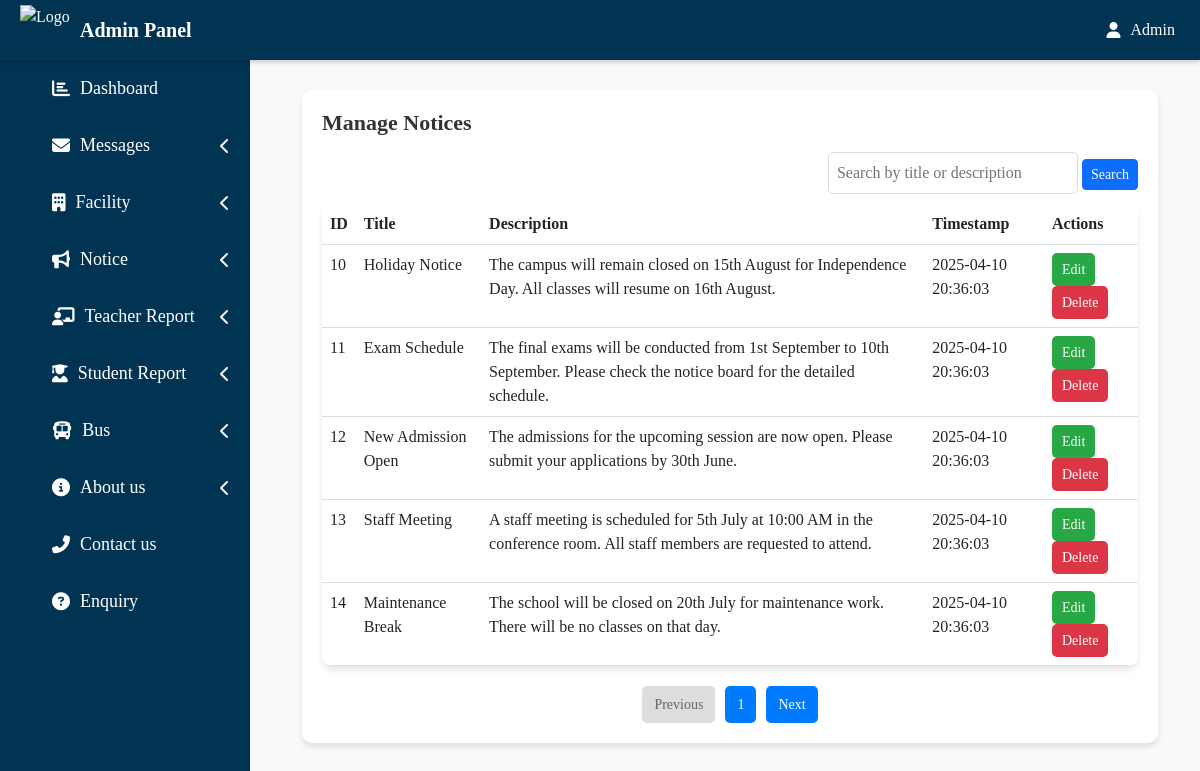
Page /admin/view_notice.php (signed in) on the committed database.
### tables this page shows
CREATE TABLE `notice` (
  `id` int(11) NOT NULL,
  `title` varchar(255) NOT NULL,
  `description` text NOT NULL,
  `timestamp` datetime DEFAULT current_timestamp()
);

### admin/view_notice.php (the view, shortened to what this page needs)
<?php
$limit = 5;
$page = isset($_GET['page']) ? (int)$_GET['page'] : 1;
$page = max(1, $page);
$start = ($page - 1) * $limit;
$resultCount = mysqli_query($conn, "SELECT COUNT(*) AS total FROM notice");
$totalRows = mysqli_fetch_assoc($resultCount)['total'];
$totalPages = ceil($totalRows / $limit);
$searchQuery = "";
$sql = "SELECT * FROM notice $searchQuery ORDER BY id ASC LIMIT $start, $limit";
$result = mysqli_query($conn, $sql);
?>
<!DOCTYPE html>
<html lang="en">
<head>
    <link href="https://cdn.jsdelivr.net/npm/bootstrap@5.3.0/dist/css/bootstrap.min.css" rel="stylesheet">
</head>
<body>
    <?php include_once('include/header.php'); ?>
    <div class="container mt-4">
        <div class="container1">
            <fieldset>
                <legend><h1>Manage Notices</h1></legend>
                <div class="search-bar">
                    <form method="get">
                        <input type="text" name="search" placeholder="Search by title or description" value="<?php echo isset($_GET['search']) ? htmlspecialchars($_GET['search']) : ''; ?>">
                        <button type="submit" class="btn btn-primary btn-sm">Search</button>
                    </form>
                </div>
                <table class="table">
                    <thead>
                        <tr>
                            <th>ID</th>
                            <th>Title</th>
                            <th>Description</th>
                            <th>Timestamp</th>
                            <th>Actions</th>
                        </tr>
                    </thead>
                    <tbody>
                        <?php if (mysqli_num_rows($result) > 0): ?>
                            <?php while ($row = mysqli_fetch_assoc($result)): ?>
                                <tr>
                                    <td><?php echo $row['id']; ?></td>
                                    <td><?php echo $row['title']; ?></td>
                                    <td><?php echo $row['description']; ?></td>
                                    <td><?php echo $row['timestamp']; ?></td>
                                    <td>
                                        <a href="update_notice.php?id=<?php echo $row['id']; ?>" class="action-btn edit-btn">Edit</a>
                                        <a href="view_notice.php?delete_id=<?php echo $row['id']; ?>" class="action-btn delete-btn" onclick="return confirm('Are you sure you want to delete this notice?');">Delete</a>
                                    </td>
                                </tr>
                            <?php endwhile; ?>
                        <?php else: ?>
                            <tr>
                                <td colspan="5" style="text-align: center;">No notices found.</td>
                            </tr>
                        <?php endif; ?>
                    </tbody>
                </table>
               <div class="pagination">
    <?php
    $searchParam = isset($_GET['search']) ? '&search=' . urlencode($_GET['search']) : '';
    if ($page > 1): ?>
        <a href="?page=<?php echo $page - 1 . $searchParam; ?>">Previous</a>
    <?php else: ?>
        <span class="disabled">Previous</span>
    <?php endif; ?>
    <span><?php echo $page; ?></span>
    <?php if ($page < $totalPages): ?>
        <a href="?page=<?php echo $page + 1 . $searchParam; ?>">Next</a>
    <?php else: ?>
        <span class="disabled">Next</span>
    <?php endif; ?>
</div>
            </fieldset>
        </div>
    </div>
</body>
</html>

### admin/view_notice.php (style rules this page uses)
body { font-family: 'Poppins', sans-serif; background-color: #f8f9fa; }
.container1 { background: #fff; padding: 20px; border-radius: 10px; box-shadow: 0 4px 6px rgba(0, 0, 0, 0.1); margin-top: 90px; margin-left: 260px; }
h1 { font-size: 22px; font-weight: 600; color: #333; }
.search-bar { display: flex; justify-content: flex-end; margin-bottom: 10px; }
.search-bar input { padding: 8px; width: 250px; border-radius: 5px; border: 1px solid #ddd; }
table { width: 90%; background: #fff; border-radius: 10px; overflow: hidden; box-shadow: 0 4px 6px rgba(0, 0, 0, 0.1); }
th { background: #007bff; color: white; text-align: left; padding: 10px; }
td { padding: 10px; border-bottom: 1px solid #ddd; }
.action-btn { padding: 6px 10px; border-radius: 5px; text-decoration: none; font-size: 14px; display: inline-block; }
.edit-btn { background: #28a745; color: white; }
.delete-btn { background: #dc3545; color: white; }
.pagination { margin-top: 20px; display: flex; justify-content: center; gap: 10px; }
.pagination a, .pagination span { padding: 8px 12px; border-radius: 5px; text-decoration: none; font-size: 14px; background: #007bff; color: white; }
.pagination .disabled { background: #ddd; color: #666; pointer-events: none; }

### admin/include/header.php (style rules this page uses)
* { margin: 0; padding: 0; font-family: times new roman; }

### rows in the picture
notice: id "10", title "Holiday Notice", description "The campus will remain closed on 15th August for Independence Day. All classes will resume on 16th August.", timestamp "2025-04-10 20:36:03"
notice: id "11", title "Exam Schedule", description "The final exams will be conducted from 1st September to 10th September. Please check the notice board for the detailed schedule.", timestamp "2025-04-10 20:36:03"
notice: id "12", title "New Admission Open", description "The admissions for the upcoming session are now open. Please submit your applications by 30th June.", timestamp "2025-04-10 20:36:03"
notice: id "13", title "Staff Meeting", description "A staff meeting is scheduled for 5th July at 10:00 AM in the conference room. All staff members are requested to attend.", timestamp "2025-04-10 20:36:03"
notice: id "14", title "Maintenance Break", description "The school will be closed on 20th July for maintenance work. There will be no classes on that day.", timestamp "2025-04-10 20:36:03"

### other values in the picture
$page "1"
